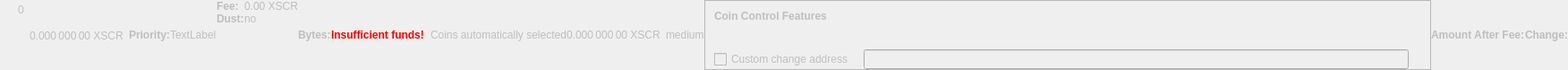
    <widget class="QWidget" name="dummyHideWidget" native="true">
     <property name="enabled">
      <bool>false</bool>
     </property>
     <property name="maximumSize">
      <size>
       <width>100</width>
       <height>16</height>
      </size>
     </property>
     <layout class="QHBoxLayout" name="dummyHideLayout">
      <property name="spacing">
       <number>0</number>
      </property>
      <property name="leftMargin">
       <number>0</number>
      </property>
      <property name="topMargin">
       <number>0</number>
      </property>
      <property name="rightMargin">
       <number>0</number>
      </property>
      <property name="bottomMargin">
       <number>0</number>
      </property>
      <item>
       <layout class="QFormLayout" name="formLayoutCoinControl1">
        <property name="horizontalSpacing">
         <number>10</number>
        </property>
        <property name="verticalSpacing">
         <number>14</number>
        </property>
        <property name="leftMargin">
         <number>10</number>
        </property>
        <property name="topMargin">
         <number>4</number>
        </property>
        <property name="rightMargin">
         <number>6</number>
        </property>
        <item row="0" column="1">
         <widget class="QLabel" name="labelCoinControlBytes">
          <property name="cursor">
           <cursorShape>IBeamCursor</cursorShape>
          </property>
          <property name="contextMenuPolicy">
           <enum>Qt::ActionsContextMenu</enum>
          </property>
          <property name="text">
           <string notr="true">0</string>
          </property>
          <property name="textInteractionFlags">
           <set>Qt::LinksAccessibleByMouse|Qt::TextSelectableByKeyboard|Qt::TextSelectableByMouse</set>
          </property>
         </widget>
        </item>
       </layout>
      </item>
      <item>
       <widget class="QLabel" name="labelCoinControlAfterFee">
        <property name="enabled">
         <bool>false</bool>
        </property>
        <property name="sizePolicy">
         <sizepolicy hsizetype="Fixed" vsizetype="Fixed">
          <horstretch>0</horstretch>
          <verstretch>0</verstretch>
         </sizepolicy>
        </property>
        <property name="minimumSize">
         <size>
          <width>111</width>
          <height>12</height>
         </size>
        </property>
        <property name="maximumSize">
         <size>
          <width>111</width>
          <height>12</height>
         </size>
        </property>
        <property name="cursor">
         <cursorShape>IBeamCursor</cursorShape>
        </property>
        <property name="contextMenuPolicy">
         <enum>Qt::ActionsContextMenu</enum>
        </property>
        <property name="text">
         <string notr="true">0.000 000 00 XSCR</string>
        </property>
        <property name="textInteractionFlags">
         <set>Qt::LinksAccessibleByMouse|Qt::TextSelectableByKeyboard|Qt::TextSelectableByMouse</set>
        </property>
       </widget>
      </item>
      <item>
       <widget class="QLabel" name="labelCoinControlPriorityText">
        <property name="enabled">
         <bool>false</bool>
        </property>
        <property name="font">
         <font>
          <weight>75</weight>
          <bold>true</bold>
         </font>
        </property>
        <property name="text">
         <string>Priority:</string>
        </property>
       </widget>
      </item>
      <item>
       <layout class="QHBoxLayout" name="horizontalLayout">
        <item>
         <widget class="QLabel" name="WarningLabel">
          <property name="text">
           <string>TextLabel</string>
          </property>
         </widget>
        </item>
       </layout>
      </item>
      <item>
       <layout class="QFormLayout" name="formLayoutCoinControl3">
        <property name="horizontalSpacing">
         <number>0</number>
        </property>
        <property name="verticalSpacing">
         <number>0</number>
        </property>
        <property name="leftMargin">
         <number>0</number>
        </property>
        <property name="topMargin">
         <number>0</number>
        </property>
        <property name="rightMargin">
         <number>0</number>
        </property>
        <item row="0" column="0">
         <widget class="QLabel" name="labelCoinControlFeeText">
          <property name="enabled">
           <bool>false</bool>
          </property>
          <property name="font">
           <font>
            <weight>75</weight>
            <bold>true</bold>
           </font>
          </property>
          <property name="text">
           <string>Fee:</string>
          </property>
          <property name="margin">
           <number>0</number>
          </property>
         </widget>
        </item>
        <item row="0" column="1">
         <widget class="QLabel" name="labelCoinControlFee">
          <property name="enabled">
           <bool>false</bool>
          </property>
          <property name="cursor">
           <cursorShape>IBeamCursor</cursorShape>
          </property>
          <property name="contextMenuPolicy">
           <enum>Qt::ActionsContextMenu</enum>
          </property>
          <property name="text">
           <string notr="true">0.00 XSCR</string>
          </property>
          <property name="textInteractionFlags">
           <set>Qt::LinksAccessibleByMouse|Qt::TextSelectableByKeyboard|Qt::TextSelectableByMouse</set>
          </property>
         </widget>
        </item>
        <item row="1" column="0">
         <widget class="QLabel" name="labelCoinControlLowOutputText">
          <property name="enabled">
           <bool>false</bool>
          </property>
          <property name="font">
           <font>
            <weight>75</weight>
            <bold>true</bold>
           </font>
          </property>
          <property name="text">
           <string>Dust:</string>
          </property>
         </widget>
        </item>
        <item row="1" column="1">
         <widget class="QLabel" name="labelCoinControlLowOutput">
          <property name="enabled">
           <bool>false</bool>
          </property>
          <property name="cursor">
           <cursorShape>IBeamCursor</cursorShape>
          </property>
          <property name="contextMenuPolicy">
           <enum>Qt::ActionsContextMenu</enum>
          </property>
          <property name="text">
           <string>no</string>
          </property>
          <property name="textInteractionFlags">
           <set>Qt::LinksAccessibleByMouse|Qt::TextSelectableByKeyboard|Qt::TextSelectableByMouse</set>
          </property>
         </widget>
        </item>
       </layout>
      </item>
      <item>
       <widget class="QLabel" name="labelCoinControlBytesText">
        <property name="enabled">
         <bool>false</bool>
        </property>
        <property name="font">
         <font>
          <weight>75</weight>
          <bold>true</bold>
         </font>
        </property>
        <property name="text">
         <string>Bytes:</string>
        </property>
       </widget>
      </item>
      <item>
       <layout class="QFormLayout" name="formLayoutCoinControl2">
        <property name="horizontalSpacing">
         <number>0</number>
        </property>
        <property name="verticalSpacing">
         <number>0</number>
        </property>
        <property name="leftMargin">
         <number>0</number>
        </property>
        <property name="topMargin">
         <number>0</number>
        </property>
        <property name="rightMargin">
         <number>0</number>
        </property>
       </layout>
      </item>
      <item>
       <layout class="QHBoxLayout" name="horizontalLayoutCoinControl2">
        <property name="spacing">
         <number>0</number>
        </property>
        <property name="bottomMargin">
         <number>0</number>
        </property>
       </layout>
      </item>
      <item>
       <widget class="QLabel" name="labelCoinControlInsuffFunds">
        <property name="enabled">
         <bool>false</bool>
        </property>
        <property name="minimumSize">
         <size>
          <width>0</width>
          <height>0</height>
         </size>
        </property>
        <property name="font">
         <font>
          <weight>75</weight>
          <bold>true</bold>
         </font>
        </property>
        <property name="styleSheet">
         <string notr="true">color:red;font-weight:bold;</string>
        </property>
        <property name="text">
         <string>Insufficient funds!</string>
        </property>
        <property name="margin">
         <number>5</number>
        </property>
       </widget>
      </item>
      <item>
       <layout class="QFormLayout" name="formLayoutCoinControl4">
        <property name="horizontalSpacing">
         <number>0</number>
        </property>
        <property name="verticalSpacing">
         <number>0</number>
        </property>
        <property name="leftMargin">
         <number>0</number>
        </property>
        <property name="topMargin">
         <number>0</number>
        </property>
        <property name="rightMargin">
         <number>0</number>
        </property>
       </layout>
      </item>
      <item>
       <widget class="QLabel" name="labelCoinControlChangeLabel">
        <property name="enabled">
         <bool>false</bool>
        </property>
        <property name="sizePolicy">
         <sizepolicy hsizetype="Preferred" vsizetype="Expanding">
          <horstretch>0</horstretch>
          <verstretch>0</verstretch>
         </sizepolicy>
        </property>
        <property name="minimumSize">
         <size>
          <width>0</width>
          <height>0</height>
         </size>
        </property>
        <property name="text">
         <string/>
        </property>
        <property name="margin">
         <number>3</number>
        </property>
       </widget>
      </item>
      <item>
       <widget class="QLabel" name="labelCoinControlAutomaticallySelected">
        <property name="enabled">
         <bool>false</bool>
        </property>
        <property name="sizePolicy">
         <sizepolicy hsizetype="Fixed" vsizetype="Fixed">
          <horstretch>0</horstretch>
          <verstretch>0</verstretch>
         </sizepolicy>
        </property>
        <property name="minimumSize">
         <size>
          <width>0</width>
          <height>0</height>
         </size>
        </property>
        <property name="maximumSize">
         <size>
          <width>240</width>
          <height>16777215</height>
         </size>
        </property>
        <property name="text">
         <string>Coins automatically selected</string>
        </property>
        <property name="margin">
         <number>5</number>
        </property>
       </widget>
      </item>
      <item>
       <widget class="QLabel" name="labelCoinControlChange">
        <property name="enabled">
         <bool>false</bool>
        </property>
        <property name="sizePolicy">
         <sizepolicy hsizetype="Fixed" vsizetype="Fixed">
          <horstretch>0</horstretch>
          <verstretch>0</verstretch>
         </sizepolicy>
        </property>
        <property name="minimumSize">
         <size>
          <width>111</width>
          <height>0</height>
         </size>
        </property>
        <property name="maximumSize">
         <size>
          <width>111</width>
          <height>16777215</height>
         </size>
        </property>
        <property name="cursor">
         <cursorShape>IBeamCursor</cursorShape>
        </property>
        <property name="contextMenuPolicy">
         <enum>Qt::ActionsContextMenu</enum>
        </property>
        <property name="text">
         <string notr="true">0.000 000 00 XSCR</string>
        </property>
        <property name="textInteractionFlags">
         <set>Qt::LinksAccessibleByMouse|Qt::TextSelectableByKeyboard|Qt::TextSelectableByMouse</set>
        </property>
       </widget>
      </item>
      <item>
       <widget class="QLabel" name="labelCoinControlPriority">
        <property name="enabled">
         <bool>false</bool>
        </property>
        <property name="cursor">
         <cursorShape>IBeamCursor</cursorShape>
        </property>
        <property name="contextMenuPolicy">
         <enum>Qt::ActionsContextMenu</enum>
        </property>
        <property name="text">
         <string>medium</string>
        </property>
        <property name="textInteractionFlags">
         <set>Qt::LinksAccessibleByMouse|Qt::TextSelectableByKeyboard|Qt::TextSelectableByMouse</set>
        </property>
       </widget>
      </item>
      <item>
       <widget class="QFrame" name="frameCoinControl">
        <property name="sizePolicy">
         <sizepolicy hsizetype="Expanding" vsizetype="Expanding">
          <horstretch>0</horstretch>
          <verstretch>0</verstretch>
         </sizepolicy>
        </property>
        <property name="maximumSize">
         <size>
          <width>16777215</width>
          <height>16777215</height>
         </size>
        </property>
        <property name="frameShape">
         <enum>QFrame::StyledPanel</enum>
        </property>
        <property name="frameShadow">
         <enum>QFrame::Sunken</enum>
        </property>
        <layout class="QVBoxLayout" name="verticalLayoutCoinControl2_2">
         <property name="spacing">
          <number>0</number>
         </property>
         <property name="leftMargin">
          <number>0</number>
         </property>
         <property name="topMargin">
          <number>0</number>
         </property>
         <property name="rightMargin">
          <number>0</number>
         </property>
         <property name="bottomMargin">
          <number>0</number>
         </property>
         <item>
          <layout class="QVBoxLayout" name="verticalLayoutCoinControl" stretch="0,0,0,1">
           <property name="spacing">
            <number>0</number>
           </property>
           <property name="leftMargin">
            <number>10</number>
           </property>
           <property name="topMargin">
            <number>10</number>
           </property>
           <item>
            <layout class="QHBoxLayout" name="horizontalLayoutCoinControl1">
             <property name="bottomMargin">
              <number>15</number>
             </property>
             <item>
              <widget class="QLabel" name="labelCoinControlFeatures">
               <property name="enabled">
                <bool>false</bool>
               </property>
               <property name="sizePolicy">
                <sizepolicy hsizetype="Preferred" vsizetype="Maximum">
                 <horstretch>0</horstretch>
                 <verstretch>0</verstretch>
                </sizepolicy>
               </property>
               <property name="font">
                <font>
                 <weight>75</weight>
                 <bold>true</bold>
                </font>
               </property>
               <property name="styleSheet">
                <string notr="true">font-weight:bold;</string>
               </property>
               <property name="text">
                <string>Coin Control Features</string>
               </property>
              </widget>
             </item>
            </layout>
           </item>
           <item>
            <widget class="QWidget" name="widgetCoinControl" native="true">
             <property name="sizePolicy">
              <sizepolicy hsizetype="Preferred" vsizetype="Preferred">
               <horstretch>0</horstretch>
               <verstretch>0</verstretch>
              </sizepolicy>
             </property>
             <property name="minimumSize">
              <size>
               <width>0</width>
               <height>0</height>
              </size>
             </property>
             <property name="styleSheet">
              <string notr="true"/>
             </property>
             <layout class="QHBoxLayout" name="horizontalLayoutCoinControl5_2">
              <property name="leftMargin">
               <number>0</number>
              </property>
              <property name="topMargin">
               <number>0</number>
              </property>
              <property name="rightMargin">
               <number>0</number>
              </property>
              <property name="bottomMargin">
               <number>0</number>
              </property>
              <item>
               <layout class="QHBoxLayout" name="horizontalLayoutCoinControl3">
                <property name="spacing">
                 <number>20</number>
                </property>
                <property name="topMargin">
                 <number>0</number>
                </property>
                <property name="bottomMargin">
                 <number>10</number>
                </property>
               </layout>
              </item>
             </layout>
            </widget>
           </item>
           <item>
            <layout class="QHBoxLayout" name="horizontalLayoutCoinControl4" stretch="0,0,0">
             <property name="spacing">
              <number>12</number>
             </property>
             <property name="sizeConstraint">
              <enum>QLayout::SetDefaultConstraint</enum>
             </property>
             <property name="topMargin">
              <number>5</number>
             </property>
             <property name="rightMargin">
              <number>5</number>
             </property>
             <item>
              <widget class="QCheckBox" name="checkBoxCoinControlChange">
               <property name="enabled">
                <bool>false</bool>
               </property>
               <property name="toolTip">
                <string>If this is activated, but the change address is empty or invalid, change will be sent to a newly generated address.</string>
               </property>
               <property name="text">
                <string>Custom change address</string>
               </property>
              </widget>
             </item>
             <item>
              <widget class="QValidatedLineEdit" name="lineEditCoinControlChange">
               <property name="enabled">
                <bool>false</bool>
               </property>
               <property name="sizePolicy">
                <sizepolicy hsizetype="Expanding" vsizetype="Fixed">
                 <horstretch>0</horstretch>
                 <verstretch>0</verstretch>
                </sizepolicy>
               </property>
              </widget>
             </item>
             <item>
              <widget class="QLabel" name="labelCoinControlChangeLabel_2">
               <property name="sizePolicy">
                <sizepolicy hsizetype="Preferred" vsizetype="Expanding">
                 <horstretch>0</horstretch>
                 <verstretch>0</verstretch>
                </sizepolicy>
               </property>
               <property name="minimumSize">
                <size>
                 <width>0</width>
                 <height>0</height>
                </size>
               </property>
               <property name="text">
                <string/>
               </property>
               <property name="margin">
                <number>3</number>
               </property>
              </widget>
             </item>
            </layout>
           </item>
           <item>
            <spacer name="verticalSpacerCoinControl">
             <property name="orientation">
              <enum>Qt::Vertical</enum>
             </property>
             <property name="sizeHint" stdset="0">
              <size>
               <width>800</width>
               <height>1</height>
              </size>
             </property>
            </spacer>
           </item>
          </layout>
         </item>
        </layout>
       </widget>
      </item>
      <item>
       <widget class="QLabel" name="labelCoinControlAfterFeeText">
        <property name="enabled">
         <bool>false</bool>
        </property>
        <property name="minimumSize">
         <size>
          <width>0</width>
          <height>0</height>
         </size>
        </property>
        <property name="maximumSize">
         <size>
          <width>16777215</width>
          <height>16777215</height>
         </size>
        </property>
        <property name="font">
         <font>
          <weight>75</weight>
          <bold>true</bold>
         </font>
        </property>
        <property name="text">
         <string>Amount After Fee:</string>
        </property>
        <property name="alignment">
         <set>Qt::AlignLeading|Qt::AlignLeft|Qt::AlignVCenter</set>
        </property>
        <property name="margin">
         <number>0</number>
        </property>
       </widget>
      </item>
      <item>
       <widget class="QLabel" name="labelCoinControlChangeText">
        <property name="enabled">
         <bool>false</bool>
        </property>
        <property name="sizePolicy">
         <sizepolicy hsizetype="Preferred" vsizetype="Preferred">
          <horstretch>0</horstretch>
          <verstretch>0</verstretch>
         </sizepolicy>
        </property>
        <property name="minimumSize">
         <size>
          <width>0</width>
          <height>0</height>
         </size>
        </property>
        <property name="maximumSize">
         <size>
          <width>16777215</width>
          <height>16777215</height>
         </size>
        </property>
        <property name="font">
         <font>
          <weight>75</weight>
          <bold>true</bold>
         </font>
        </property>
        <property name="text">
         <string>Change:</string>
        </property>
        <property name="alignment">
         <set>Qt::AlignLeading|Qt::AlignLeft|Qt::AlignVCenter</set>
        </property>
       </widget>
      </item>
     </layout>
    </widget>
